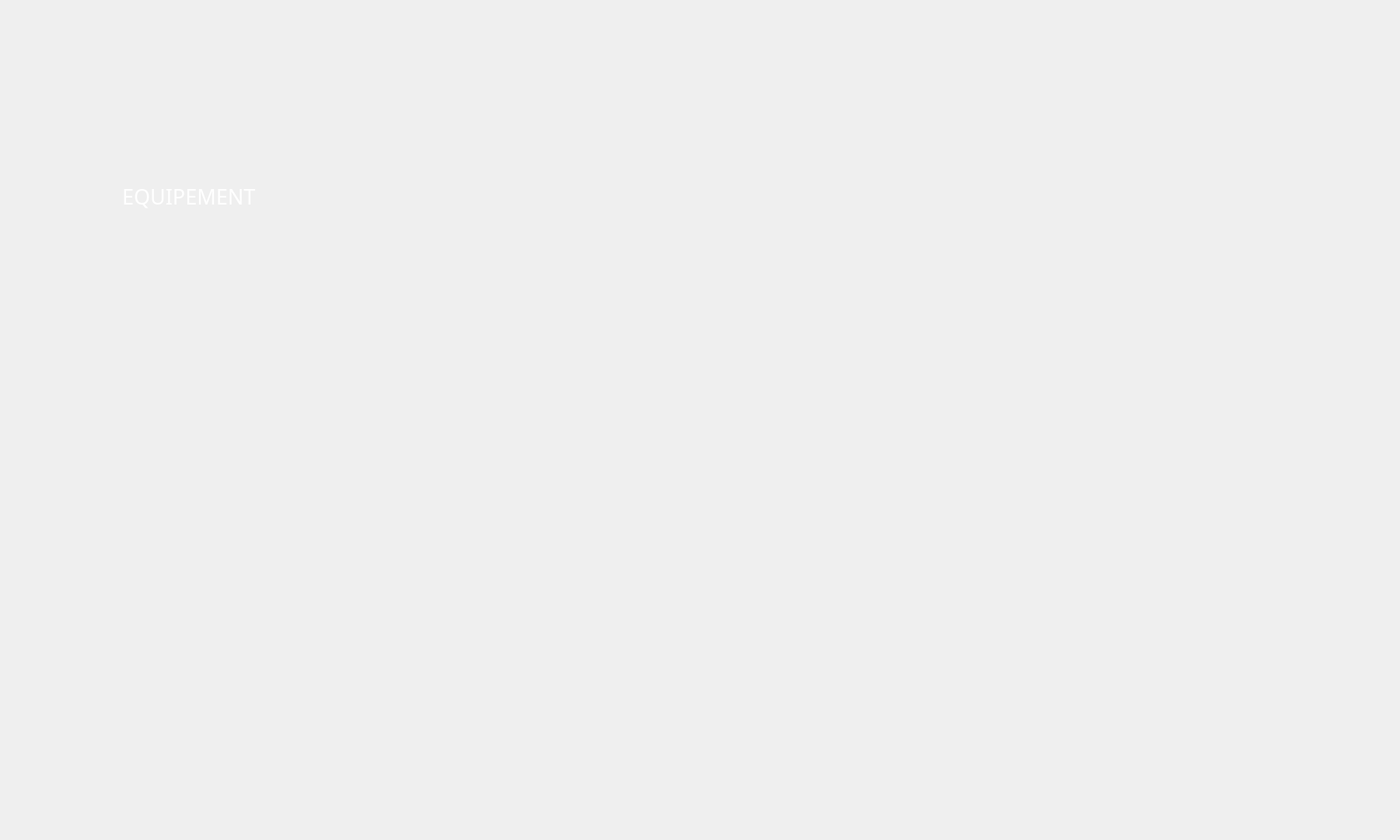
<?xml version="1.0" encoding="UTF-8"?>
<ui version="4.0">
 <class>Win_gear</class>
 <widget class="QWidget" name="Win_gear">
  <property name="geometry">
   <rect>
    <x>0</x>
    <y>0</y>
    <width>1800</width>
    <height>1080</height>
   </rect>
  </property>
  <property name="sizePolicy">
   <sizepolicy hsizetype="Minimum" vsizetype="Minimum">
    <horstretch>0</horstretch>
    <verstretch>0</verstretch>
   </sizepolicy>
  </property>
  <property name="windowTitle">
   <string>Form</string>
  </property>
  <layout class="QHBoxLayout" name="horizontalLayout_3">
   <property name="spacing">
    <number>0</number>
   </property>
   <property name="leftMargin">
    <number>40</number>
   </property>
   <property name="topMargin">
    <number>50</number>
   </property>
   <property name="rightMargin">
    <number>122</number>
   </property>
   <property name="bottomMargin">
    <number>100</number>
   </property>
   <item>
    <layout class="QVBoxLayout" name="verticalLayout">
     <property name="spacing">
      <number>0</number>
     </property>
     <property name="bottomMargin">
      <number>120</number>
     </property>
     <item>
      <spacer name="verticalSpacer">
       <property name="orientation">
        <enum>Qt::Vertical</enum>
       </property>
       <property name="sizeHint" stdset="0">
        <size>
         <width>20</width>
         <height>40</height>
        </size>
       </property>
      </spacer>
     </item>
     <item>
      <layout class="QGridLayout" name="layoutStats">
       <property name="horizontalSpacing">
        <number>10</number>
       </property>
       <property name="verticalSpacing">
        <number>5</number>
       </property>
      </layout>
     </item>
    </layout>
   </item>
   <item>
    <layout class="QVBoxLayout" name="verticalLayout_3">
     <item>
      <widget class="QLabel" name="title">
       <property name="sizePolicy">
        <sizepolicy hsizetype="Minimum" vsizetype="Maximum">
         <horstretch>0</horstretch>
         <verstretch>0</verstretch>
        </sizepolicy>
       </property>
       <property name="font">
        <font>
         <family>Segoe Script</family>
         <pointsize>20</pointsize>
        </font>
       </property>
       <property name="styleSheet">
        <string notr="true">QLabel{
	color:white;
	padding-left:90px;
}</string>
       </property>
       <property name="text">
        <string>EQUIPEMENT</string>
       </property>
       <property name="alignment">
        <set>Qt::AlignLeading|Qt::AlignLeft|Qt::AlignVCenter</set>
       </property>
      </widget>
     </item>
     <item>
      <layout class="QVBoxLayout" name="verticalLayout_2" stretch="1,0">
       <property name="spacing">
        <number>50</number>
       </property>
       <item>
        <layout class="QHBoxLayout" name="horizontalLayout" stretch="1,0">
         <property name="spacing">
          <number>0</number>
         </property>
         <property name="rightMargin">
          <number>0</number>
         </property>
         <item>
          <layout class="QVBoxLayout" name="layout_inventoryEquipment">
           <property name="spacing">
            <number>0</number>
           </property>
           <property name="leftMargin">
            <number>0</number>
           </property>
           <property name="topMargin">
            <number>70</number>
           </property>
           <property name="rightMargin">
            <number>0</number>
           </property>
           <property name="bottomMargin">
            <number>70</number>
           </property>
          </layout>
         </item>
         <item>
          <layout class="QVBoxLayout" name="verticalLayout_4" stretch=""/>
         </item>
        </layout>
       </item>
       <item>
        <layout class="QHBoxLayout" name="horizontalLayout_2">
         <property name="spacing">
          <number>40</number>
         </property>
         <property name="leftMargin">
          <number>120</number>
         </property>
         <property name="rightMargin">
          <number>80</number>
         </property>
         <item>
          <widget class="QLabel" name="itemArea">
           <property name="sizePolicy">
            <sizepolicy hsizetype="Fixed" vsizetype="Fixed">
             <horstretch>0</horstretch>
             <verstretch>0</verstretch>
            </sizepolicy>
           </property>
           <property name="minimumSize">
            <size>
             <width>200</width>
             <height>200</height>
            </size>
           </property>
           <property name="maximumSize">
            <size>
             <width>200</width>
             <height>200</height>
            </size>
           </property>
           <property name="text">
            <string/>
           </property>
          </widget>
         </item>
         <item>
          <widget class="QLabel" name="item_info">
           <property name="sizePolicy">
            <sizepolicy hsizetype="MinimumExpanding" vsizetype="Fixed">
             <horstretch>0</horstretch>
             <verstretch>0</verstretch>
            </sizepolicy>
           </property>
           <property name="minimumSize">
            <size>
             <width>0</width>
             <height>200</height>
            </size>
           </property>
           <property name="maximumSize">
            <size>
             <width>16777215</width>
             <height>200</height>
            </size>
           </property>
           <property name="font">
            <font>
             <family>Papyrus</family>
             <pointsize>12</pointsize>
            </font>
           </property>
           <property name="text">
            <string/>
           </property>
          </widget>
         </item>
        </layout>
       </item>
      </layout>
     </item>
    </layout>
   </item>
  </layout>
 </widget>
 <resources/>
 <connections/>
</ui>
